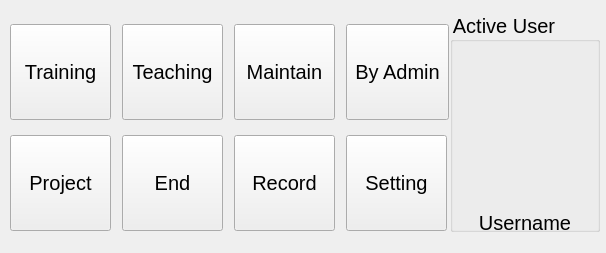
<?xml version="1.0" encoding="UTF-8"?>
<ui version="4.0">
 <class>AdminDialog</class>
 <widget class="QDialog" name="AdminDialog">
  <property name="windowModality">
   <enum>Qt::WindowModal</enum>
  </property>
  <property name="geometry">
   <rect>
    <x>0</x>
    <y>0</y>
    <width>606</width>
    <height>253</height>
   </rect>
  </property>
  <property name="sizePolicy">
   <sizepolicy hsizetype="Fixed" vsizetype="Fixed">
    <horstretch>0</horstretch>
    <verstretch>0</verstretch>
   </sizepolicy>
  </property>
  <property name="minimumSize">
   <size>
    <width>456</width>
    <height>253</height>
   </size>
  </property>
  <property name="maximumSize">
   <size>
    <width>640</width>
    <height>253</height>
   </size>
  </property>
  <property name="contextMenuPolicy">
   <enum>Qt::NoContextMenu</enum>
  </property>
  <property name="windowTitle">
   <string>仪器管理员面板</string>
  </property>
  <property name="windowIcon">
   <iconset resource="../controller.qrc">
    <normaloff>:/images/controller.ico</normaloff>:/images/controller.ico</iconset>
  </property>
  <property name="styleSheet">
   <string notr="true">font-size: 20px;</string>
  </property>
  <property name="sizeGripEnabled">
   <bool>false</bool>
  </property>
  <widget class="QWidget" name="layoutWidget">
   <property name="geometry">
    <rect>
     <x>10</x>
     <y>20</y>
     <width>439</width>
     <height>215</height>
    </rect>
   </property>
   <layout class="QGridLayout" name="gridLayout">
    <property name="spacing">
     <number>11</number>
    </property>
    <item row="0" column="0">
     <widget class="QToolButton" name="trainingButton">
      <property name="minimumSize">
       <size>
        <width>101</width>
        <height>96</height>
       </size>
      </property>
      <property name="focusPolicy">
       <enum>Qt::NoFocus</enum>
      </property>
      <property name="text">
       <string>Training</string>
      </property>
      <property name="icon">
       <iconset resource="../controller.qrc">
        <normaloff>:/images/btn_training.png</normaloff>:/images/btn_training.png</iconset>
      </property>
      <property name="iconSize">
       <size>
        <width>64</width>
        <height>64</height>
       </size>
      </property>
      <property name="toolButtonStyle">
       <enum>Qt::ToolButtonTextUnderIcon</enum>
      </property>
     </widget>
    </item>
    <item row="0" column="2">
     <widget class="QToolButton" name="maintainButton">
      <property name="minimumSize">
       <size>
        <width>101</width>
        <height>96</height>
       </size>
      </property>
      <property name="focusPolicy">
       <enum>Qt::NoFocus</enum>
      </property>
      <property name="styleSheet">
       <string notr="true"/>
      </property>
      <property name="text">
       <string>Maintain</string>
      </property>
      <property name="icon">
       <iconset resource="../controller.qrc">
        <normaloff>:/images/btn_maintain.png</normaloff>:/images/btn_maintain.png</iconset>
      </property>
      <property name="iconSize">
       <size>
        <width>64</width>
        <height>64</height>
       </size>
      </property>
      <property name="toolButtonStyle">
       <enum>Qt::ToolButtonTextUnderIcon</enum>
      </property>
     </widget>
    </item>
    <item row="0" column="3">
     <widget class="QToolButton" name="assistButton">
      <property name="minimumSize">
       <size>
        <width>101</width>
        <height>96</height>
       </size>
      </property>
      <property name="focusPolicy">
       <enum>Qt::NoFocus</enum>
      </property>
      <property name="styleSheet">
       <string notr="true"/>
      </property>
      <property name="text">
       <string>By Admin</string>
      </property>
      <property name="icon">
       <iconset resource="../controller.qrc">
        <normaloff>:/images/btn_assist.png</normaloff>:/images/btn_assist.png</iconset>
      </property>
      <property name="iconSize">
       <size>
        <width>64</width>
        <height>64</height>
       </size>
      </property>
      <property name="toolButtonStyle">
       <enum>Qt::ToolButtonTextUnderIcon</enum>
      </property>
     </widget>
    </item>
    <item row="0" column="1">
     <widget class="QToolButton" name="educationButton">
      <property name="minimumSize">
       <size>
        <width>101</width>
        <height>96</height>
       </size>
      </property>
      <property name="focusPolicy">
       <enum>Qt::NoFocus</enum>
      </property>
      <property name="text">
       <string>Teaching</string>
      </property>
      <property name="icon">
       <iconset resource="../controller.qrc">
        <normaloff>:/images/education.png</normaloff>:/images/education.png</iconset>
      </property>
      <property name="iconSize">
       <size>
        <width>64</width>
        <height>64</height>
       </size>
      </property>
      <property name="toolButtonStyle">
       <enum>Qt::ToolButtonTextUnderIcon</enum>
      </property>
     </widget>
    </item>
    <item row="1" column="1">
     <widget class="QToolButton" name="shutdownButton">
      <property name="minimumSize">
       <size>
        <width>101</width>
        <height>96</height>
       </size>
      </property>
      <property name="focusPolicy">
       <enum>Qt::NoFocus</enum>
      </property>
      <property name="text">
       <string>End</string>
      </property>
      <property name="icon">
       <iconset>
        <normalon>:/images/btn_shutdown.png</normalon>
       </iconset>
      </property>
      <property name="iconSize">
       <size>
        <width>64</width>
        <height>64</height>
       </size>
      </property>
      <property name="toolButtonStyle">
       <enum>Qt::ToolButtonTextUnderIcon</enum>
      </property>
     </widget>
    </item>
    <item row="1" column="2">
     <widget class="QToolButton" name="recordButton">
      <property name="minimumSize">
       <size>
        <width>101</width>
        <height>96</height>
       </size>
      </property>
      <property name="focusPolicy">
       <enum>Qt::NoFocus</enum>
      </property>
      <property name="text">
       <string>Record</string>
      </property>
      <property name="icon">
       <iconset>
        <normalon>:/images/btn_table.png</normalon>
       </iconset>
      </property>
      <property name="iconSize">
       <size>
        <width>64</width>
        <height>64</height>
       </size>
      </property>
      <property name="toolButtonStyle">
       <enum>Qt::ToolButtonTextUnderIcon</enum>
      </property>
     </widget>
    </item>
    <item row="1" column="3">
     <widget class="QToolButton" name="settingsButton">
      <property name="minimumSize">
       <size>
        <width>101</width>
        <height>96</height>
       </size>
      </property>
      <property name="focusPolicy">
       <enum>Qt::NoFocus</enum>
      </property>
      <property name="text">
       <string>Setting</string>
      </property>
      <property name="icon">
       <iconset resource="../controller.qrc">
        <normaloff>:/images/btn_settings.png</normaloff>:/images/btn_settings.png</iconset>
      </property>
      <property name="iconSize">
       <size>
        <width>64</width>
        <height>64</height>
       </size>
      </property>
      <property name="toolButtonStyle">
       <enum>Qt::ToolButtonTextUnderIcon</enum>
      </property>
      <property name="autoRaise">
       <bool>false</bool>
      </property>
     </widget>
    </item>
    <item row="1" column="0">
     <widget class="QToolButton" name="projectStartButton">
      <property name="minimumSize">
       <size>
        <width>101</width>
        <height>96</height>
       </size>
      </property>
      <property name="focusPolicy">
       <enum>Qt::NoFocus</enum>
      </property>
      <property name="text">
       <string>Project</string>
      </property>
      <property name="icon">
       <iconset resource="../controller.qrc">
        <normaloff>:/images/project.png</normaloff>:/images/project.png</iconset>
      </property>
      <property name="iconSize">
       <size>
        <width>64</width>
        <height>64</height>
       </size>
      </property>
      <property name="toolButtonStyle">
       <enum>Qt::ToolButtonTextUnderIcon</enum>
      </property>
     </widget>
    </item>
   </layout>
  </widget>
  <widget class="QGroupBox" name="userInfoGroupBox">
   <property name="geometry">
    <rect>
     <x>450</x>
     <y>12</y>
     <width>150</width>
     <height>220</height>
    </rect>
   </property>
   <property name="minimumSize">
    <size>
     <width>150</width>
     <height>220</height>
    </size>
   </property>
   <property name="maximumSize">
    <size>
     <width>150</width>
     <height>225</height>
    </size>
   </property>
   <property name="autoFillBackground">
    <bool>false</bool>
   </property>
   <property name="title">
    <string>Active User</string>
   </property>
   <property name="flat">
    <bool>false</bool>
   </property>
   <widget class="QWidget" name="layoutWidget">
    <property name="geometry">
     <rect>
      <x>10</x>
      <y>30</y>
      <width>132</width>
      <height>195</height>
     </rect>
    </property>
    <layout class="QVBoxLayout" name="verticalLayout">
     <item>
      <widget class="QLabel" name="userPhotoLabel">
       <property name="minimumSize">
        <size>
         <width>130</width>
         <height>161</height>
        </size>
       </property>
       <property name="maximumSize">
        <size>
         <width>130</width>
         <height>180</height>
        </size>
       </property>
       <property name="frameShape">
        <enum>QFrame::NoFrame</enum>
       </property>
       <property name="frameShadow">
        <enum>QFrame::Plain</enum>
       </property>
       <property name="text">
        <string/>
       </property>
       <property name="pixmap">
        <pixmap resource="../controller.qrc">:/images/user_default.png</pixmap>
       </property>
       <property name="scaledContents">
        <bool>false</bool>
       </property>
       <property name="alignment">
        <set>Qt::AlignCenter</set>
       </property>
      </widget>
     </item>
     <item>
      <widget class="QLabel" name="userInfoLabel">
       <property name="maximumSize">
        <size>
         <width>130</width>
         <height>16777215</height>
        </size>
       </property>
       <property name="text">
        <string>Username</string>
       </property>
       <property name="alignment">
        <set>Qt::AlignCenter</set>
       </property>
      </widget>
     </item>
    </layout>
   </widget>
  </widget>
 </widget>
 <resources>
  <include location="../controller.qrc"/>
 </resources>
 <connections/>
</ui>
